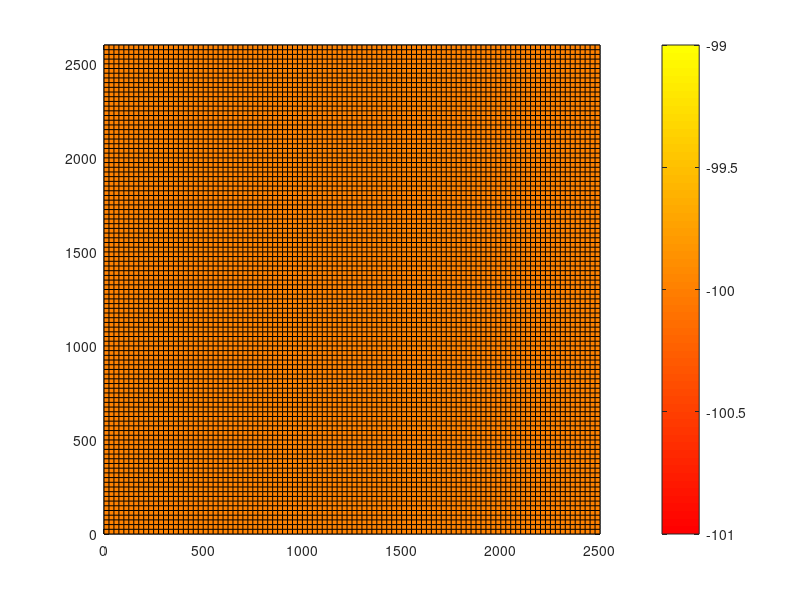

This figure's MATLAB source: (Note: this script raises an error after producing the figure.)
% Entrada de parâmetros
dR = 500;                                                  % Raio do Hexágono
dFc = 800;                                                 % Frequência da portadora
dSigmaShad = 8;                                            % Desvio padrão do sombreamento lognormal
% Cálculos de outras variáveis que dependem dos parâmetros de entrada
dPasso = ceil(dR/20);                                      % Resolução do grid: distância entre pontos de medição
dRMin = dPasso;                                            % Raio de segurança
dIntersiteDistance = 2*sqrt(3/4)*dR;                       % Distância entre ERBs (somente para informação)
dDimX = 5*dR;                                              % Dimensão X do grid
dDimY = 6*sqrt(3/4)*dR;                                    % Dimensão Y do grid
dPtdBm = 21;                                               % EIRP (incluindo ganho e perdas) (https://pt.slideshare.net/naveenjakhar12/gsm-link-budget)
dPtLinear = 10^(dPtdBm/10)*1e-3;                           % EIRP em escala linear
dHMob = 1.5;                                                 % Altura do receptor
dHBs = 32;                                                 % Altura do transmissor
dAhm = 3.2*(log10(11.75*dHMob)).^2 - 4.97;                 % Modelo Okumura-Hata: Cidade grande e fc  >= 400MHz
% Vetor com posições das BSs (grid Hexagonal com 7 células, uma célula central e uma camada de células ao redor)
vtBs = [ 0 ];
dOffset = pi/6;
for iBs = 2 : 7
    vtBs = [ vtBs dR*sqrt(3)*exp( j * ( (iBs-2)*pi/3 + dOffset ) ) ];
end
vtBs = vtBs + (dDimX/2 + j*dDimY/2);                        % Ajuste de posição das bases (posição relativa ao canto inferior esquerdo)
%
% Matriz de referência com posição de cada ponto do grid (posição relativa ao canto inferior esquerdo)
dDimY = ceil(dDimY+mod(dDimY,dPasso));                      % Ajuste de dimensão para medir toda a dimensão do grid
dDimX = ceil(dDimX+mod(dDimX,dPasso));                      % Ajuste de dimensão para medir toda a dimensão do grid
[mtPosx,mtPosy] = meshgrid(0:dPasso:dDimX, 0:dPasso:dDimY);
% Iniciação da Matriz de com a pontência de recebida máxima em cada ponto
% medido. Essa potência é a maior entre as 7 ERBs.
mtPowerFinaldBm = -inf*ones(size(mtPosy));
% Calcular O REM de cada ERB e aculumar a maior potência em cada ponto de medição
for iBsD = 1 : length(vtBs)                                 % Loop nas 7 ERBs
    % Matriz 3D com os pontos de medição de cada ERB. Os pontos são
    % modelados como números complexos X +jY, sendo X a posição na abcissa e Y, a posição no eixo das ordenadas
    mtPosEachBS = (mtPosx + j*mtPosy)-(vtBs(iBsD));
    mtDistEachBs = abs(mtPosEachBS);              % Distância entre cada ponto de medição e a sua ERB
    mtDistEachBs(mtDistEachBs < dRMin) = dRMin;             % Implementação do raio de segurança
    % Okumura-Hata (cidade urbana) - dB
    mtPldB = 69.55 + 26.16*log10(dFc) + (44.9 - 6.55*log10(dHBs))*log10(mtDistEachBs/1e3) - 13.82*log10(dHBs) - dAhm;
    % Potências recebidas em cada ponto de medição sem shadowing
    mtPowerEachBSdBm = dPtdBm - mtPldB;                   
    % Cálulo da maior potência em cada ponto de medição sem shadowing
    mtPowerFinaldBm = max(mtPowerFinaldBm,mtPowerEachBSdBm);
    
end

m_size = size(mtPowerFinaldBm);
mtOut = [];             % Matriz para área de Outage

for i = 1:m_size(1)
    for j = 1:m_size(2)
        if mtPowerFinaldBm(i,j) > dPtdBm
            mtOut(i,j) = 100; 
        else
            mtOut(i,j) = -100;
        end
    end
end

%Plot da REM de todo o grid (composição das 7 ERBs) sem shadowing
figure;
pcolor(mtPosx,mtPosy,mtOut);
colormap(autumn);
colorbar;
fDrawDeploy(dR,vtBs);
axis equal;
title(['Teste']);
%{ 
%Plot da REM de todo o grid (composição das 7 ERBs) sem shadowing
figure;
pcolor(mtPosx,mtPosy,mtPowerFinaldBm);
colormap(hsv);
colorbar;
fDrawDeploy(dR,vtBs);
axis equal;
title(['Todas as 7 ERB sem shadowing']);
%
% Plot da REM de todo o grid (composição das 7 ERBs) sem shadowing
figure;
pcolor(mtPosx,mtPosy,mtPowerFinalShaddBm);
colormap(hsv);
colorbar;
fDrawDeploy(dR,vtBs);
axis equal;
title(['Todas as 7 ERB com shadowing']);
%}